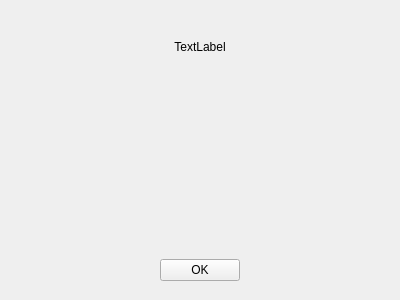
<?xml version="1.0" encoding="UTF-8"?>
<ui version="4.0">
 <class>PLSEndTipView</class>
 <widget class="QWidget" name="PLSEndTipView">
  <property name="geometry">
   <rect>
    <x>0</x>
    <y>0</y>
    <width>400</width>
    <height>300</height>
   </rect>
  </property>
  <property name="windowTitle">
   <string>Form</string>
  </property>
  <layout class="QVBoxLayout" name="verticalLayout_2" stretch="0,0,0">
   <property name="spacing">
    <number>0</number>
   </property>
   <property name="leftMargin">
    <number>24</number>
   </property>
   <property name="topMargin">
    <number>0</number>
   </property>
   <property name="rightMargin">
    <number>24</number>
   </property>
   <property name="bottomMargin">
    <number>19</number>
   </property>
   <item>
    <widget class="QLabel" name="topTitle">
     <property name="text">
      <string>TextLabel</string>
     </property>
     <property name="alignment">
      <set>Qt::AlignCenter</set>
     </property>
     <property name="wordWrap">
      <bool>true</bool>
     </property>
    </widget>
   </item>
   <item>
    <widget class="QWidget" name="widget_content" native="true">
     <layout class="QHBoxLayout" name="horizontalLayout">
      <property name="spacing">
       <number>0</number>
      </property>
      <property name="leftMargin">
       <number>0</number>
      </property>
      <property name="topMargin">
       <number>0</number>
      </property>
      <property name="rightMargin">
       <number>0</number>
      </property>
      <property name="bottomMargin">
       <number>0</number>
      </property>
     </layout>
    </widget>
   </item>
   <item>
    <widget class="QWidget" name="widget_ok" native="true">
     <layout class="QVBoxLayout" name="verticalLayout_3">
      <property name="spacing">
       <number>0</number>
      </property>
      <property name="leftMargin">
       <number>0</number>
      </property>
      <property name="topMargin">
       <number>0</number>
      </property>
      <property name="rightMargin">
       <number>0</number>
      </property>
      <property name="bottomMargin">
       <number>0</number>
      </property>
      <item alignment="Qt::AlignHCenter|Qt::AlignBottom">
       <widget class="QPushButton" name="pushButton_ok">
        <property name="text">
         <string>OK</string>
        </property>
        <property name="useFor" stdset="0">
         <string notr="true">Ok</string>
        </property>
       </widget>
      </item>
     </layout>
    </widget>
   </item>
  </layout>
 </widget>
 <resources/>
 <connections/>
</ui>
